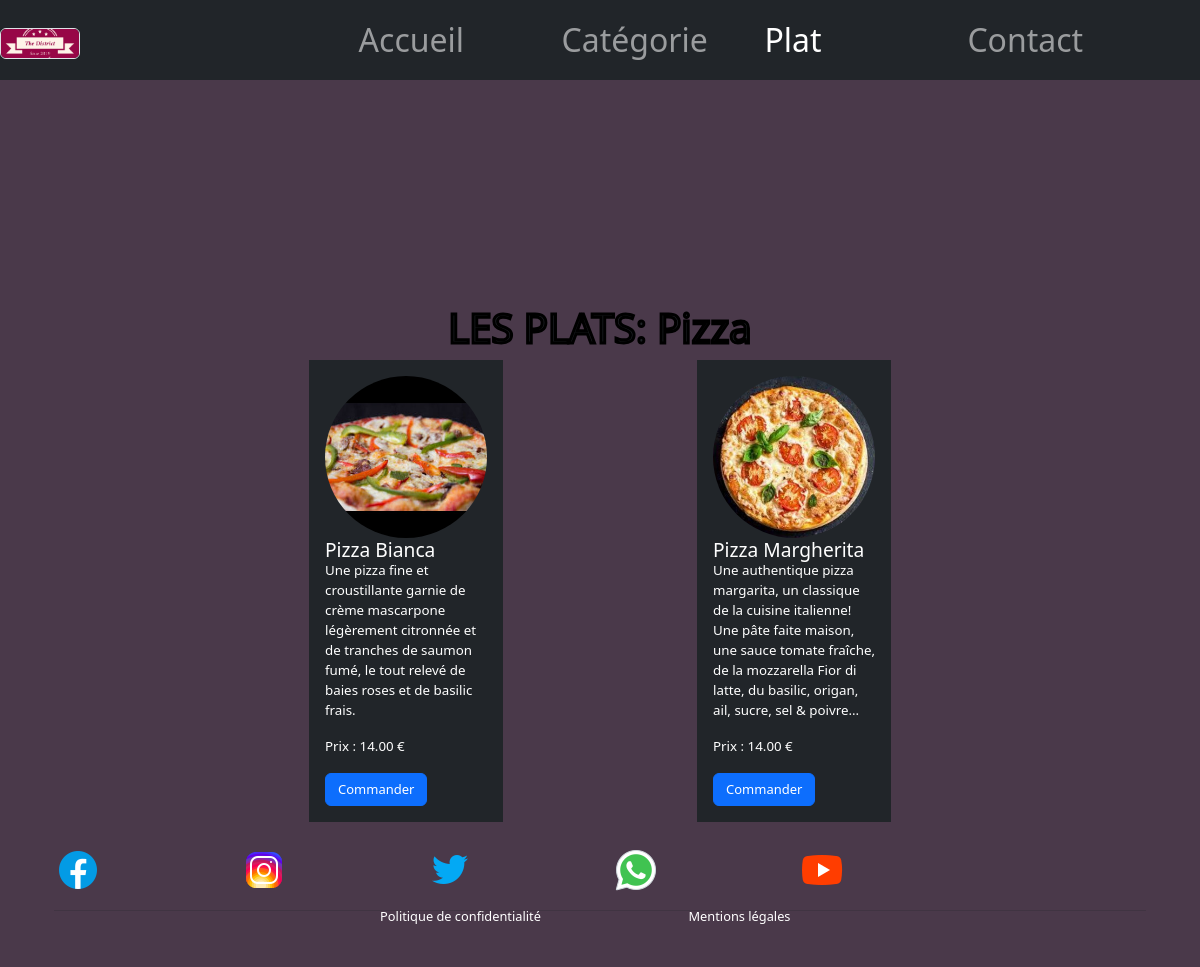
Page /plats.php?id=4 on the committed database.
### tables this page shows
CREATE TABLE `categorie` (
  `id` int(11) NOT NULL AUTO_INCREMENT,
  `libelle` varchar(100) NOT NULL,
  `image` varchar(255) NOT NULL,
  `active` varchar(10) NOT NULL,
  PRIMARY KEY (`id`)
);

CREATE TABLE `plat` (
  `id` int(11) NOT NULL AUTO_INCREMENT,
  `libelle` varchar(100) NOT NULL,
  `description` text NOT NULL,
  `prix` decimal(10,2) NOT NULL,
  `image` varchar(255) NOT NULL,
  `id_categorie` int(11) NOT NULL,
  `active` varchar(10) NOT NULL,
  PRIMARY KEY (`id`),
  KEY `id_categorie` (`id_categorie`),
  CONSTRAINT `plat_ibfk_1` FOREIGN KEY (`id_categorie`) REFERENCES `categorie` (`id`)
);

### dao.php (called while the page is built, shortened)
<?php
function getPlats($conn, $idCategorie = null) {
    $sql = "SELECT * FROM plat";
    if ($idCategorie !== null) {
      $sql .= " WHERE id_categorie = :idCategorie";
    }
    $stmt = $conn->prepare($sql);
    if ($idCategorie !== null) {
      $stmt->bindValue(':idCategorie', $idCategorie, PDO::PARAM_INT);
    }
    $stmt->execute();
    return $stmt->fetchAll(PDO::FETCH_ASSOC);
  }
  function getCategoryById($conn, $idCategorie) {
    $sql = "SELECT * FROM categorie WHERE id = :idCategorie";
    $stmt = $conn->prepare($sql);
    $stmt->bindParam(':idCategorie', $idCategorie);
    $stmt->execute();
    return $stmt->fetch(PDO::FETCH_ASSOC);
  }
?>

### plats.php (the view, shortened to what this page needs)
<?php
require_once ("php/header.php");
require_once("database.php");
$idCategorie = isset($_GET['id'])? $_GET['id'] : null;
$plats = getPlats($conn, $idCategorie);
if (isset($_GET['id'])) {
$categorie = getCategoryById($conn, $idCategorie);
}
?>
<main class="container-fluid mt-3 pt-5">
    <div class="row justify-content-center">
        <div class="col-md-8 col-lg-6">
            <h1 class="h5couleurcat text-center">LES PLATS: <?php echo $categorie['libelle'];?></h1>
        </div>
    </div>
    <div class="row justify-content-center">
        <div class="col-md-10 col-lg-8">
            <div id="carouselExample" class="carousel slide plats-container" data-bs-ride="carousel">
                <div class="carousel-inner">
                    <?php foreach($plats as $key => $plat) :?>
                        <?php if($key % 4 === 0) :?>
                            <div class="carousel-item <?php echo $key === 0? 'active' : '';?>">
                                <div class="card-group">
                        <?php endif;?>
                            <div class="col-sm-3 p-3 bg-dark text-white mx-auto">
                                <div class="d-flex justify-content-center align-items-center">
                                    <img class="rounded-circle mw-100 mh-100 mx-auto d-block" src="Mesimages/<?php echo $plat['image'];?>" alt="...">
                                </div>
                                <div class="card-body">
                                    <h5 class="card-title tailletitreplat"><?php echo $plat['libelle'];?></h5>
                                    <p class="card-text tailledescriplat"><?php echo $plat['description'];?></p>
                                    <p class="card-text tailledescriplat">Prix : <?php echo $plat['prix'];?> €</p>
                                    <a href="commande.php?id=<?php echo $plat['id'];?>" class="btn btn-primary tailletextcommand">Commander</a>
                                </div>
                            </div>
                        <?php if(($key+1) % 4 === 0 || $key === count($plats)-1) :?>
                                </div>
                            </div>
                        <?php endif;?>
                    <?php endforeach;?>
                </div>
      </div>
    </div>
  </div>
</main>
<?php
require_once ('php/footer.php');?>

### Lignerouge.css (style rules this page uses)
.tailletitreplat { font-size:larger; }
.tailledescriplat { font-size: smaller; }
.tailletextcommand { font-size: small; }
.h5couleurcat { -webkit-text-stroke-width: 3px; -webkit-text-stroke-color: black; }

### rows in the picture
categorie: libelle "Pizza"
plat: image (picture), libelle "Pizza Bianca", description "Une pizza fine et croustillante garnie de crème mascarpone légèrement citronnée et de tranches de saumon fumé, le tout relevé de baies roses et de basilic frais.", prix "14.00"
plat: image (picture), libelle "Pizza Margherita", description "Une authentique pizza margarita, un classique de la cuisine italienne! Une pâte faite maison, une sauce tomate fraîche, de la mozzarella Fior di latte, du basilic, origan, ail, sucre, sel & poivre...", prix "14.00"
